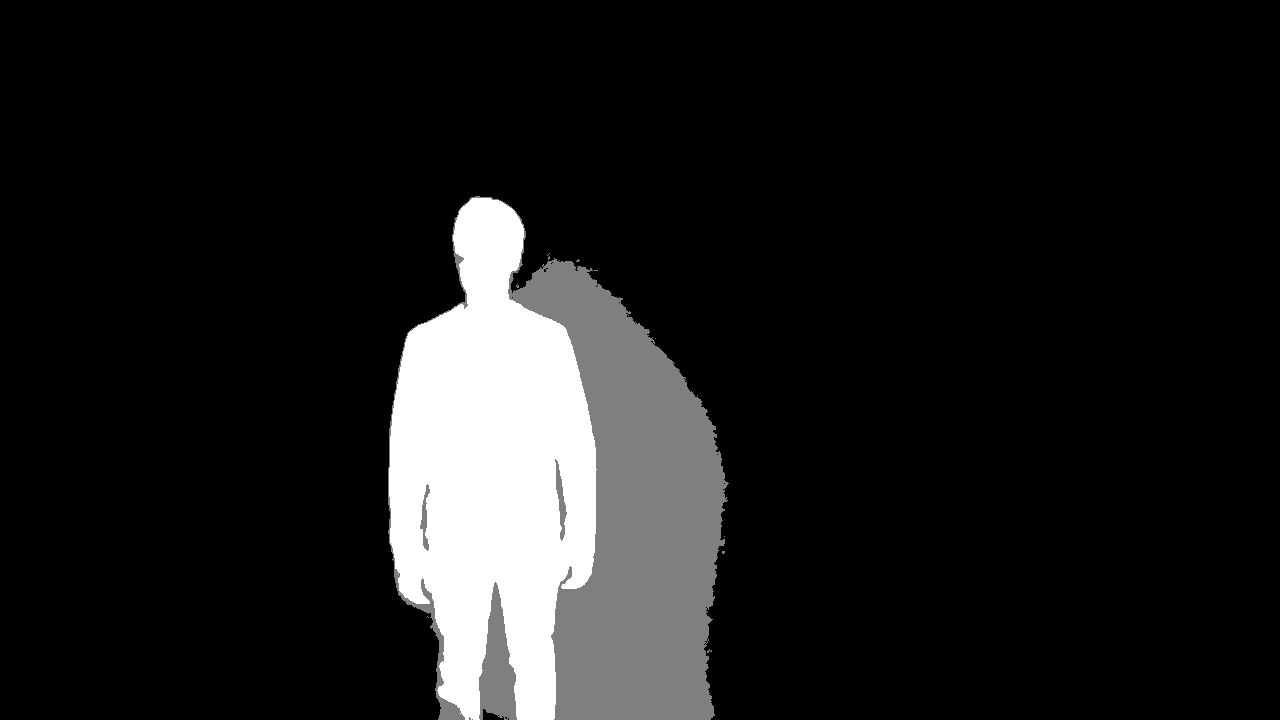
#> input picture photo.png, 1280 x 720 px, given in place of the camera
$ python height-width-zed.py
#> lines starting #> are read from the running program, lines starting #| are printed output that depends on the picture; after the words box and inside, x2 and y2 are one past the last pixel; in counts of white or black regions, pixels touching at a corner belong together
import numpy as np
import cv2
import sys
import imutils
#video_path = 'M6 Motorway Traffic.mp4'
cv2.ocl.setUseOpenCL(False)

version = cv2.__version__.split('.')[0]

#read video file
cap = cv2.VideoCapture(0)


fgbg = cv2.createBackgroundSubtractorMOG2()
kernel = cv2.getStructuringElement(cv2.MORPH_ELLIPSE,(3,3))

print(cv2.__version__)
font = cv2.FONT_HERSHEY_SIMPLEX
while (cap.isOpened):

    #if ret is true than no error with cap.isOpened
    ret, frame = cap.read()
#> frame is the input picture: shape (720, 1280, 3); min 0, max 255, mean 28

    if ret==True:
        #apply background substraction
        fgmask = fgbg.apply(frame)
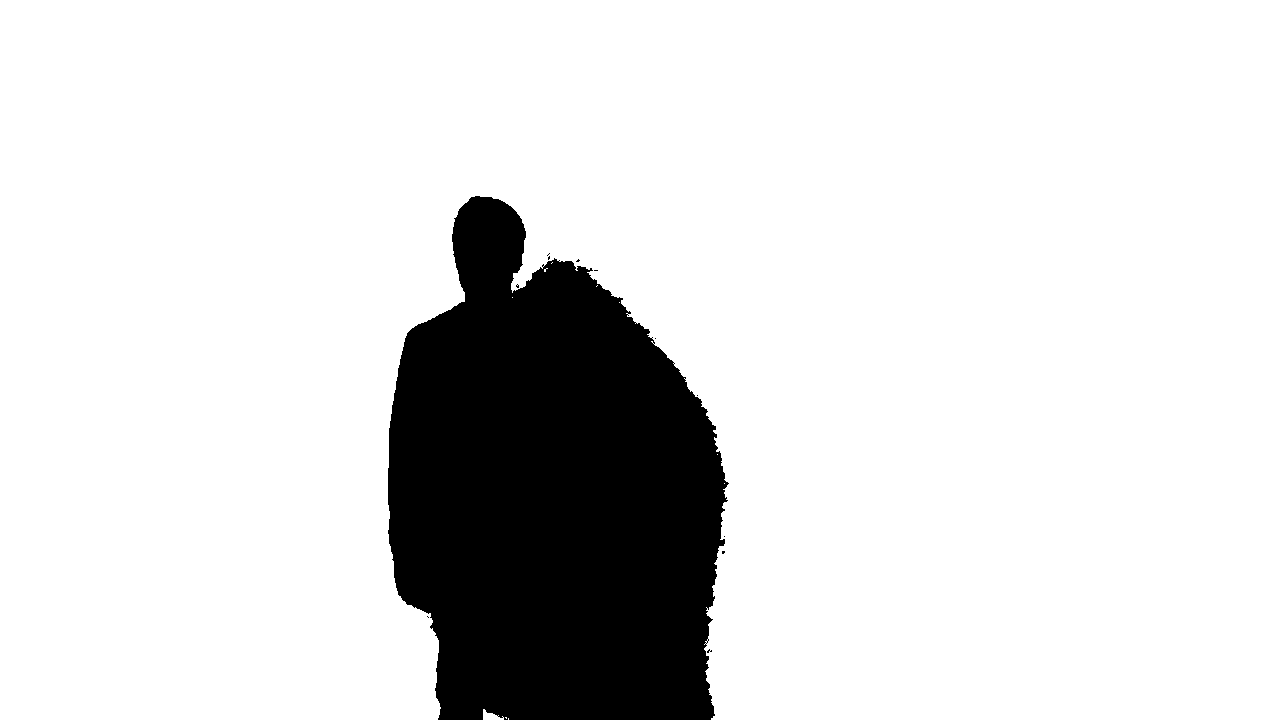
#> fgmask: shape (720, 1280); values 127 (black) and 255 (white), 85.7% white; 12 black regions (11 under 20 px), largest, box (x1, y1, x2, y2) and area: (388, 196, 729, 720) 132021
        fgmask = cv2.morphologyEx(fgmask, cv2.MORPH_OPEN, kernel)
#> fgmask: shape (720, 1280); values 127 (black) and 255 (white), 85.7% white; 7 black regions (6 under 20 px), largest, box (x1, y1, x2, y2) and area: (388, 196, 729, 720) 132184
        fgmask = fgbg.apply(frame)
#> fgmask: shape (720, 1280); every value is 0
        #gray = cv2.cvtColor(fgmask, cv2.COLOR_BGR2GRAY)
        gray = cv2.GaussianBlur(fgmask, (5, 5), 0)
        thresh = cv2.threshold(gray, 45, 255, cv2.THRESH_BINARY)[1]
        #thresh = cv2.erode(thresh, None, iterations=2)
        thresh = cv2.dilate(thresh, None, iterations=2)

        cnts = cv2.findContours(thresh.copy(), cv2.RETR_EXTERNAL, cv2.CHAIN_APPROX_SIMPLE)
#> cnts = 0 contours
        cnts = imutils.grab_contours(cnts)
#> cnts = []
        print(len(cnts))
#| 0
        if(len(cnts) > 0):
            c = max(cnts, key=cv2.contourArea)
            cn = max(c, key=cv2.contourArea)
            extLeft = tuple(c[c[:, :, 0].argmin()][0])
            extRight = tuple(c[c[:, :, 0].argmax()][0])
            extTop = tuple(c[c[:, :, 1].argmin()][0])
            extBot = tuple(c[c[:, :, 1].argmax()][0])
            hull = cv2.convexHull(c)
            cv2.drawContours(frame, hull, -1, (0, 255, 255), 2)
            cv2.circle(frame, extLeft, 8, (0, 0, 255), -1)
            cv2.circle(frame, extRight, 8, (0, 255, 0), -1)
            cv2.circle(frame, extTop, 8, (255, 0, 0), -1)
            cv2.circle(frame, extBot, 8, (255, 255, 0), -1)

        cv2.imshow('foreground and background',gray)
        cv2.imshow('rgb',frame)
        if cv2.waitKey(1) & 0xFF == ord("q"):
#> (key q is pressed here)
            break


cap.release()
cv2.destroyAllWindows()
